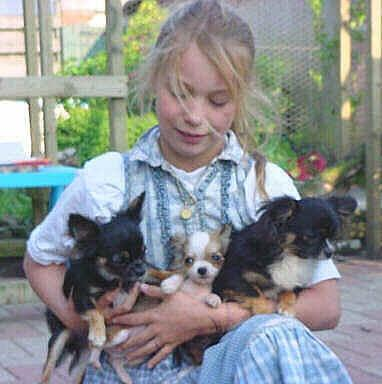
#> input picture images/n02085620-Chihuahua/n02085620_11238.jpg, 382 x 384 px; its folder holds 4 pictures in this run
$ python histogram_comparison.py
#> lines starting #> are read from the running program, lines starting #| are printed output that depends on the picture; long printed decimals are rounded; pictures that were not available may be replaced by others from this repository, and a replacement may not be noted
import cv2, glob, random
import numpy as np


breed_chihuahua = glob.glob('./images/n02085620-Chihuahua/*')

# Loading 2 images from the same folder and 1 image from another folder
two_images_chihuahua = random.sample(breed_chihuahua, 2)

# selecting a random image from the breed Pekinese
breed_Pekinese = glob.glob('./images/n02086079-Pekinese/*')
image_pekinese = random.choice(breed_Pekinese)


# Converting images to grayscale and compute histograms
grayscale_histograms = []

for image_path in [two_images_chihuahua[0], two_images_chihuahua[1], image_pekinese]:
    image = cv2.imread(image_path, cv2.IMREAD_GRAYSCALE)
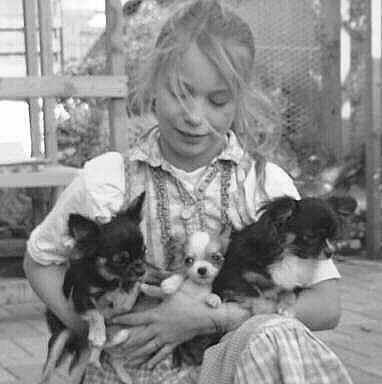
#> image: shape (384, 382); min 6, max 255, mean 140.4
    histogram = cv2.calcHist([image], [0], None, [256], [0, 256])
#> histogram = 256 values, max 1410 at index 162, min 0 at index 0, mean 573
    histogram = cv2.normalize(histogram, histogram).flatten()
#> histogram = 256 values, max 0.126 at index 162, min 0 at index 0, mean 0.0513
    grayscale_histograms.append(histogram)
#> pass 2 of the loop `for image_path in [two_images_chihuahua[0], two_images_chihuahua[1], i..`:
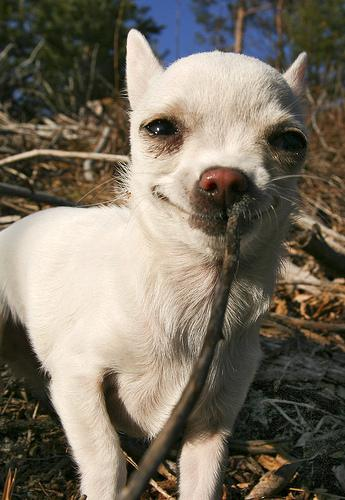
#> input picture images/n02085620-Chihuahua/n02085620_1073.jpg, 345 x 500 px
#> `image = cv2.imread(image_path, cv2.IMREAD_GRAYSCALE)`:
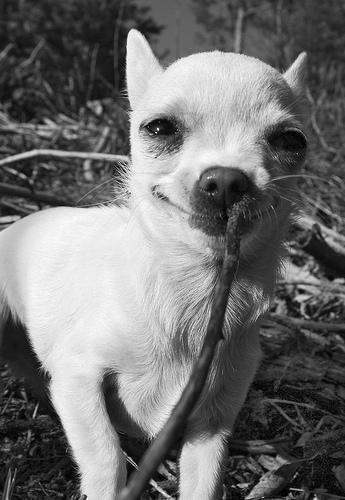
#> image: shape (500, 345); min 0, max 255, mean 113.1
#> `histogram = cv2.calcHist([image], [0], None, [256], [0, 256])`: histogram = 256 values, max 1763 at index 236, min 0 at index 253, mean 673.8
#> `histogram = cv2.normalize(histogram, histogram).flatten()`: histogram = 256 values, max 0.134 at index 236, min 0 at index 253, mean 0.0511
#> pass 3 of the loop `for image_path in [two_images_chihuahua[0], two_images_chihuahua[1], i..`:
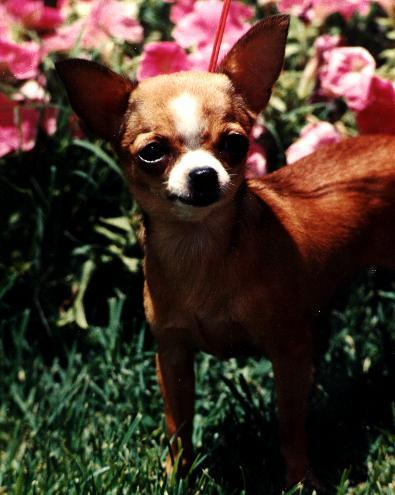
#> input picture images/n02085620-Chihuahua/n02085620_10131.jpg, 395 x 495 px, given as the content of the folder ./images/n02086079-Pekinese, which was not available
#> `image = cv2.imread(image_path, cv2.IMREAD_GRAYSCALE)`:
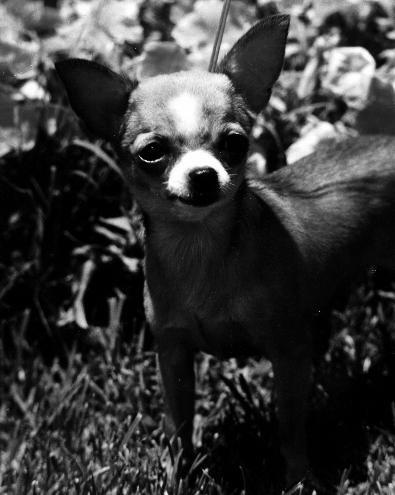
#> image: shape (495, 395); min 0, max 255, mean 57.8
#> `histogram = cv2.calcHist([image], [0], None, [256], [0, 256])`: histogram = 256 values, max 9480 at index 0, min 109 at index 243, mean 763.8
#> `histogram = cv2.normalize(histogram, histogram).flatten()`: histogram = 256 values, max 0.426 at index 0, min 0.0049 at index 243, mean 0.0343

# Defining histogram comparison metrics/functions
def euclidean_distance(hist1, hist2):
    return np.linalg.norm(hist1 - hist2)

def manhattan_distance(hist1, hist2):
    return np.abs(hist1 - hist2).sum()

def bhattacharyya_distance(hist1, hist2):
    hist1 = hist1 / hist1.sum()
    hist2 = hist2 / hist2.sum()
    return -np.log(np.sum(np.sqrt(hist1 * hist2)))

def histogram_intersection(hist1, hist2):
    return np.minimum(hist1, hist2).sum()

# Comparing histograms between the images
same_class_distance_1 = euclidean_distance(grayscale_histograms[0], grayscale_histograms[1])
#> same_class_distance_1 = 0.973
same_class_distance_2 = manhattan_distance(grayscale_histograms[0], grayscale_histograms[1])
#> same_class_distance_2 = 13.38
same_class_distance_3 = bhattacharyya_distance(grayscale_histograms[0], grayscale_histograms[1])
#> in bhattacharyya_distance, `hist1 = hist1 / hist1.sum()`: hist1 = 256 values, max 0.00961 at index 162, min 0 at index 0, mean 0.00391
#> in bhattacharyya_distance, `hist2 = hist2 / hist2.sum()`: hist2 = 256 values, max 0.0102 at index 236, min 0 at index 253, mean 0.00391
#> same_class_distance_3 = 0.206
same_class_distance_4 = histogram_intersection(grayscale_histograms[0], grayscale_histograms[1])
#> same_class_distance_4 = 6.41

different_class_distance_1 = euclidean_distance(grayscale_histograms[0], grayscale_histograms[2])
#> different_class_distance_1 = 1.23
different_class_distance_2 = manhattan_distance(grayscale_histograms[0], grayscale_histograms[2])
#> different_class_distance_2 = 13.55
different_class_distance_3 = bhattacharyya_distance(grayscale_histograms[0], grayscale_histograms[2])
#> different_class_distance_3 = 0.407
different_class_distance_4 = histogram_intersection(grayscale_histograms[0], grayscale_histograms[2])
#> different_class_distance_4 = 4.18

# Step 5: Print and analyze the distances
print("Distance metrics between images from the same class:")
print(f"Euclidean Distance: {same_class_distance_1}")
#| Euclidean Distance: 0.9733
print(f"Manhattan Distance: {same_class_distance_2}")
#| Manhattan Distance: 13.384
print(f"Bhattacharyya Distance: {same_class_distance_3}")
#| Bhattacharyya Distance: 0.2062
print(f"Histogram Intersection: {same_class_distance_4}")
#| Histogram Intersection: 6.414

print("\nDistance metrics between images from different classes:")
print(f"Euclidean Distance: {different_class_distance_1}")
#| Euclidean Distance: 1.234
print(f"Manhattan Distance: {different_class_distance_2}")
#| Manhattan Distance: 13.552
print(f"Bhattacharyya Distance: {different_class_distance_3}")
#| Bhattacharyya Distance: 0.4074
print(f"Histogram Intersection: {different_class_distance_4}")
#| Histogram Intersection: 4.177
